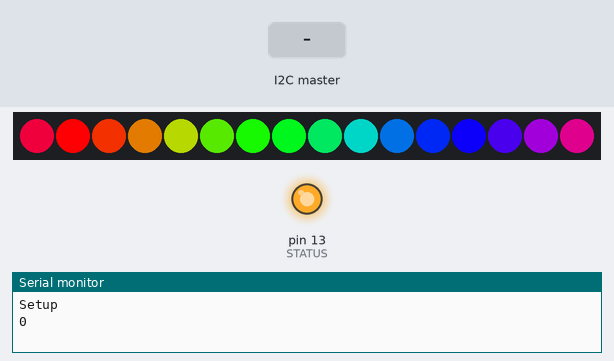
This sketch was run on a simulated Arduino Uno, built with avr-gcc and run on an emulated ATmega328P. Parts: 16 RGB LEDs in strip order, left to right, output pins drawn as LEDs (lit = HIGH), the last lines printed to the serial monitor. The inputs (shaded band) are chosen by the test bench.

Above: at 16.1 s.
17.6 s: the I2C master sends the byte 1
At 18.6 s:
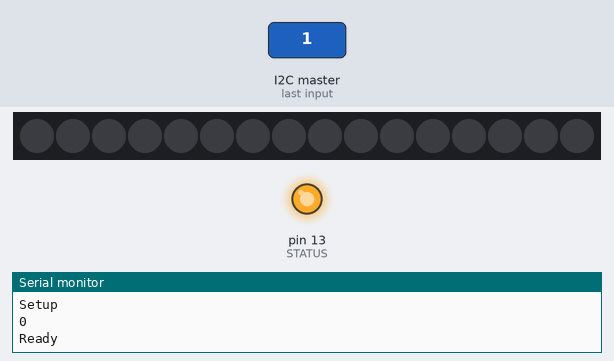
19.1 s: the I2C master sends the byte 0
At 19.7 s:
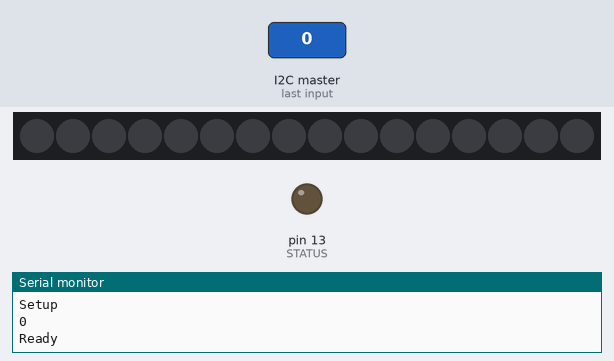
20.6 s: the I2C master sends the byte 2
At 22.0 s:
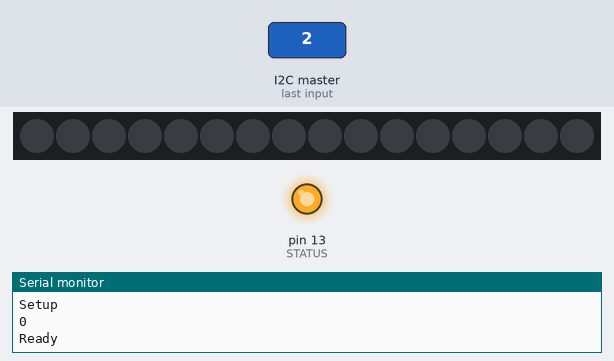
Timing chart, 0 to 23.6 s (numbered marks = the images above; inputs shaded):
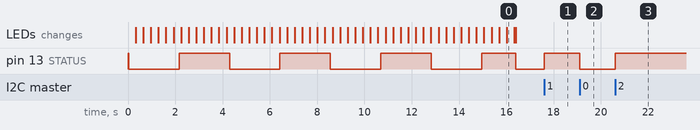

Measured:
- after the input at 17.6 s, pin 13 (STATUS): LOW → HIGH at once
- after the input at 19.1 s, pin 13 (STATUS): HIGH → LOW at once
- after the input at 20.6 s, pin 13 (STATUS): LOW → HIGH at once

The sketch:

i2c_strip_v5.ino
```cpp
#include <avr/pgmspace.h>
#include <Adafruit_NeoPixel.h>
#include <Wire.h>
#include <EEPROM.h>

#define PIN0 2
#define STATUS 13

#define NUM_LEDS_ADDR 255
#define REMAINING_STEPS 254
#define ACTIVE_STRIP 253
#define FLASH_TIME 252

// Cada LED adicional implica 6 bytes
// La maxima longitud viene dada tambien por la direccion fija mas baja
#define MAX_STRIP_LENGTH 252

// Cada tira adicional implica 29 bytes de memoria en compilacion
#define MAX_TIRAS 2

//#define PRINTRAM

uint8_t ledNum = 0;
uint8_t stripNum = 0;
uint8_t numLeds[MAX_TIRAS];
uint8_t remainingSteps[MAX_TIRAS];
uint8_t flashTime[MAX_TIRAS];
bool flashStart[MAX_TIRAS];

uint8_t mem[MAX_STRIP_LENGTH*3];

Adafruit_NeoPixel strip[MAX_TIRAS];

unsigned long prevMillis[MAX_TIRAS];

void setup()
{
  Serial.begin(9600);
  Serial.println(F("Setup"));
  // Aunque no haya configuracion, al menos una tira deberia crearse
  numLeds[0] = 16;

  // Leer la configuracion del numero de leds por tira
  readConfig();

  // Inicializar las tiras necesarias
  for(int i = 0; i<MAX_TIRAS; i++) {
     if(numLeds[i]>0) {
        prevMillis[i] = millis();
        remainingSteps[i] = 1;
        strip[i] = Adafruit_NeoPixel(numLeds[i], PIN0 + i, NEO_GRB + NEO_KHZ800);
        strip[i].begin();
        strip[i].show();
        Serial.println(i);
        printRam();
     }
  }
  pinMode(STATUS, OUTPUT);
  digitalWrite(STATUS, !digitalRead(STATUS));

  Wire.begin(4);                // join i2c bus with address #4
  Wire.onReceive(receiveEvent); // register event

  for(int i = 0; i < MAX_STRIP_LENGTH * 3; i++)
  {
    mem[i]=(uint8_t)0;
  }

  // Ejecutar una secuencia de test de arco iris en toda la longitud de la
  // primera tira
  rainbowCycle(0,20);

  Serial.println(F("Ready"));
  printRam();

}

void loop()
{
  unsigned long now = millis();

  for(int i = 0; i < 1; i++)
  {
    // Iniciar flash si esta pendiente para esta tira
    if(flashStart[i])
    {
      Serial.println(flashTime[i], DEC);
      flashStart[i] = false;
      uint32_t blanco = strip[i].Color(255,255,255);
      for(uint8_t led = 0; led < numLeds[i]; led++)
      {
        strip[i].setPixelColor(led, blanco);
      }
      strip[i].show();
      digitalWrite(STATUS, !digitalRead(STATUS));
      prevMillis[i] = now;
    }
    // Terminar flash si hay un flash pendiente para esta tira
    if(flashTime[i])
    {
      // ... si ya ha pasado el tiempo
      if((now - prevMillis[i]) > (unsigned long)(flashTime[i]))
      {
        flashTime[i] = 0;
        // El final del flash consisten en volver a poner
        // el color "final" a la tira, en un solo paso
        remainingSteps[i] = 1;
        doTransition(i);
        digitalWrite(STATUS, !digitalRead(STATUS));
        prevMillis[i] = now;
      }
    }
    // Si no ha terminado la transicion...
    if(remainingSteps[i])
    {
      // ...y ya toca el siguiente paso
      if((now - prevMillis[i]) > 50L)
      {
        doTransition(i);
        digitalWrite(STATUS, !digitalRead(STATUS));
        prevMillis[i] = now;
      }
    }
  }
}

// Avanza un paso en la transicion de colores de la tira hacia el color final
void doTransition(int num)
{
  remainingSteps[num]--;
  uint8_t stripStart = 0;
  if(num == 1) // FIXME: Para soportar mas de 2 tiras hay que cambiar este bloque
  {
    stripStart += numLeds[0];
  }
  for(uint8_t led = 0; led < numLeds[num]; led++)
  {
    //           Actual * pasos_que_quedan + Objetivo
    // Nuevo = ----------------------------------------
    //                  pasos_que_quedan + 1

    // De este modo, en el ultimo paso (quedan 0)
    //        Nuevo = Objetivo

    // Proviene de la formula:
    //           Original * pasos_que_quedan + Objetivo * pasos_dados
    // Nuevo = --------------------------------------------------------
    //                    pasos_que_quedan + pasos_dados

    // asumiendo que no conocemos el color original, pero conocemos el actual,
    // siendo el actual el que resultaria de aplicar la formula para el paso
    // anterior de la iteracion.

    uint32_t cc = strip[num].getPixelColor(led);
    uint32_t cr = (cc >> 16)&0xff;
    uint32_t cg = (cc >>  8)&0xff;
    uint32_t cb = (cc      )&0xff;

    cr*=remainingSteps[num];
    cg*=remainingSteps[num];
    cb*=remainingSteps[num];

    cr += mem[3*(led+stripStart)];
    cg += mem[3*(led+stripStart)+1];
    cb += mem[3*(led+stripStart)+2];

    cr /= (1+remainingSteps[num]);
    cg /= (1+remainingSteps[num]);
    cb /= (1+remainingSteps[num]);

    strip[num].setPixelColor(led, strip[num].Color(cr,cg,cb));
  }
  strip[num].show();
}


// function that executes whenever data is received from master
// this function is registered as an event, see setup()
void receiveEvent(int howMany)
{
  digitalWrite(STATUS, !digitalRead(STATUS));
  if(1 <= Wire.available())
  {
    ledNum = Wire.read();
    switch(ledNum)
    {
      case NUM_LEDS_ADDR:
      // Definir el numero de LEDs de la tira en curso, y guardar config
      renewStrip();
      break;

      case REMAINING_STEPS:
      // Iniciar la transicion en N pasos hacia los colores finales
      startTransition();
      break;

      case ACTIVE_STRIP:
      // Cambiar la tira activa
      changeActive();
      break;

      case FLASH_TIME:
      // Iniciar flash, con duracion N ms
      startFlash();
      break;

      default:
      // Guardar el color final para el LED correspondiente a la direccion usada, y siguientes
      updateLeds();
      break;
    }
  }

  // Leer informacion que pueda quedar, de una peticion mal formada
  // Necesario para evitar que queden datos para la siguiente lectura y el error sea irrecuperable
  while(0 < Wire.available())
  {
    Wire.read();
  }

  printRam();
}

void startTransition()
{
  if(1 <= Wire.available())
  {
    uint8_t newSteps = Wire.read();
    if(remainingSteps[stripNum]!=newSteps)
    {
      remainingSteps[stripNum] = newSteps;
      ledNum = 0;
    }
  }
}

void changeActive()
{
  if(1 <= Wire.available())
  {
    uint8_t newStrip = Wire.read();
    if(stripNum!=newStrip && newStrip < 2)
    {
      stripNum = newStrip;
      ledNum = 0;
    }
  }
}

void renewStrip()
{
  if(1 <= Wire.available())
  {
    uint8_t newLeds = Wire.read();
    Serial.println(F("Longitud actual"));
    Serial.println((int)(numLeds[stripNum]));
    Serial.println(F("Tira actual"));
    Serial.println((int)stripNum);
    Serial.println(F("Lectura"));
    Serial.println((int)newLeds);

    Serial.println(F("===="));
    if(numLeds[stripNum]!=newLeds)
    {
      if((((int)newLeds) + numLeds[0] + numLeds[1] - numLeds[stripNum]) < MAX_STRIP_LENGTH)
      {
        Serial.print(F("L:"));
        Serial.println((int)newLeds);
        // Grabar nueva configuracion en EEPROM
        EEPROM.write(stripNum, newLeds);
        // Reseteo chapucero del Arduino, necesario para regenerar todos los objetos
        // sin quedarnos sin memoria
        void (*softReset) (void) = 0; //declare reset function @ address 0
        softReset();
      } else {
        Serial.print(F("NoCambia"));
      }
      ledNum = 0;
    }
  }
}

void updateLeds()
{
  uint8_t stripStart = 0;
  if(stripNum == 1) // FIXME: Cambiar este bloque para soportar mas de 2 tiras
  {
    stripStart += numLeds[0];
  }

  // Lectura de colores de tres en tres (R, G, B).
  while(3 <= Wire.available())
  {
    char r = Wire.read();
    char g = Wire.read();
    char b = Wire.read();

    mem[3*(ledNum+stripStart)+0] = r;
    mem[3*(ledNum+stripStart)+1] = g;
    mem[3*(ledNum+stripStart)+2] = b;

    ledNum ++;
    if(ledNum > numLeds[stripNum]) ledNum=0;
  }
}

void startFlash() {
  if(1 <= Wire.available())
  {
    flashTime[stripNum] = Wire.read();
    flashStart[stripNum] = true;
    ledNum = 0;
  }
}

void readConfig() {
   int s = 0;
   for(int i = 0; i<MAX_TIRAS; i++) {
      uint8_t n = EEPROM.read(i);
      s+=n;
      if(s<MAX_STRIP_LENGTH) {
         if(n>0) {
            numLeds[i]=n;
            Serial.print(F("Tira")); Serial.println(i);
            Serial.print(F("LEDS")); Serial.println((int)(numLeds[i]));
         } else {
            // La EEPROM no tiene una longitud para esta tira. Si la tenemos, por defecto, la sumamos.
            s+=numLeds[i];
         }
      }
   }
}

// Secuencia de test
void rainbowCycle(uint8_t num, uint8_t wait) {
  uint16_t i, j;

  for(j=0; j<256*3; j++) { // 3 cycles of all colors on wheel
    for(i=0; i< strip[num].numPixels(); i++) {
      strip[num].setPixelColor(i, Wheel(num, ((i * 256 / strip[num].numPixels()) + j) & 255));
    }
    strip[num].show();
    delay(wait);
    if(j%100 == 0) digitalWrite(STATUS, !digitalRead(STATUS));
  }
}
// Input a value 0 to 255 to get a color value.
// The colours are a transition r - g - b - back to r.
uint32_t Wheel(uint8_t num, byte WheelPos) {
  WheelPos = 255 - WheelPos;
  if(WheelPos < 85) {
    return strip[num].Color(255 - WheelPos * 3, 0, WheelPos * 3);
  }
  if(WheelPos < 170) {
    WheelPos -= 85;
    return strip[num].Color(0, WheelPos * 3, 255 - WheelPos * 3);
  }
  WheelPos -= 170;
  return strip[num].Color(WheelPos * 3, 255 - WheelPos * 3, 0);
}

#ifdef PRINTRAM
// Calcula la memoria libre de forma estimada y basica, viendo el espacio
// entre el heap (memoria para malloc) y el stack (memoria para las variables locales)
int freeRam () {
  extern int __heap_start, *__brkval;
  int v;
  return (int) &v - (__brkval == 0 ? (int) &__heap_start : (int) __brkval);
}
#endif

void printRam () {
#ifdef PRINTRAM
  Serial.print(F("R:"));
  Serial.println(freeRam());
#endif
}
```
